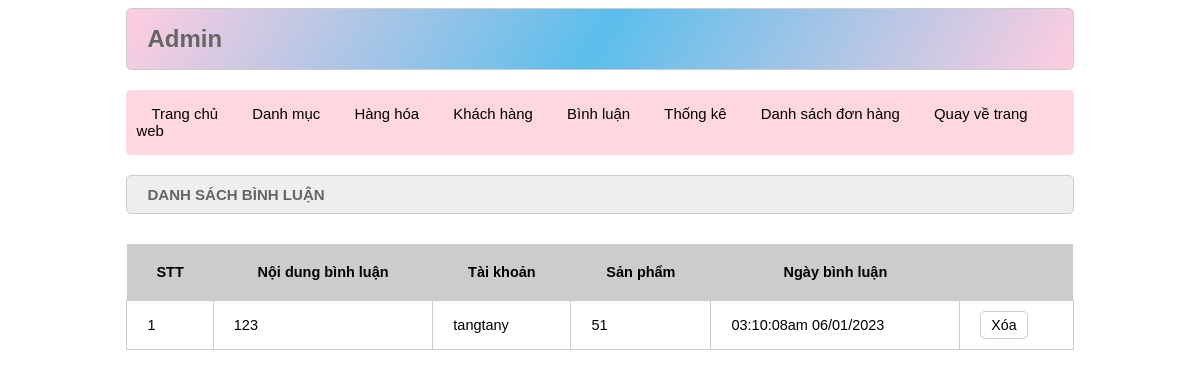
Page /admin/index.php?act=dsbl (signed in) on the committed database.
### tables this page shows
CREATE TABLE `binhluan` (
  `id` int(10) NOT NULL,
  `noidung` varchar(255) NOT NULL,
  `iduser` int(10) NOT NULL,
  `idpro` int(10) NOT NULL,
  `ngaybinhluan` varchar(30) NOT NULL
);

CREATE TABLE `taikhoan` (
  `id` int(10) NOT NULL,
  `user` varchar(50) NOT NULL,
  `pass` varchar(50) NOT NULL,
  `email` varchar(255) NOT NULL,
  `address` varchar(255) DEFAULT NULL,
  `tel` varchar(20) DEFAULT NULL,
  `role` tinyint(4) NOT NULL DEFAULT 0 COMMENT '0. Nguoi dung 1. Admin',
  `name` varchar(35) NOT NULL,
  `user_status` tinyint(1) DEFAULT 1 COMMENT '1. Hoat dong 0. Vo hieu hoa'
);

CREATE TABLE `sanpham` (
  `id` int(11) NOT NULL,
  `name` varchar(255) NOT NULL,
  `price` varchar(35) NOT NULL,
  `img` varchar(255) DEFAULT NULL,
  `mota` text DEFAULT NULL,
  `luotxem` int(11) DEFAULT 0,
  `iddm` int(11) NOT NULL,
  `soluong` int(11) DEFAULT 0
);

### model/pdo.php (called while the page is built, shortened)
<?php
$host = 'doanmau.azurewebsites.net';
$dbname = 'doanmau';
$username = 'chvuiwsvzy';
$password = 'Dungpro7502.';
function pdo_get_connection(){
    global $host, $dbname, $username, $password;
    $dburl = "mysql:host={$host};dbname={$dbname};charset=utf8";
    $conn = new PDO($dburl, $username, $password);
    $conn->setAttribute(PDO::ATTR_ERRMODE, PDO::ERRMODE_EXCEPTION);
    return $conn;
}
function pdo_query($sql){
    $sql_args = array_slice(func_get_args(), 1);
    try{
        $conn = pdo_get_connection();
        $stmt = $conn->prepare($sql);
        $stmt->execute($sql_args);
        $rows = $stmt->fetchAll();
        return $rows;
    }
    catch(PDOException $e){
        throw $e;
    }
    finally{
        unset($conn);
    }
}

### model/binhluan.php (called while the page is built, shortened)
<?php
    function loadall_binhluan() {
        $sql="select * from binhluan bl
        inner join taikhoan tk on tk.id = bl.iduser
        inner join sanpham sp on sp.id=bl.idpro
        order by bl.ngaybinhluan desc";
        $listbl=pdo_query($sql);
        return $listbl;
    }
?>

### admin/binhluan/list.php (the view, shortened to what this page needs)
<div class="row">
            <div class="row frmtitle">
                <H1>DANH SÁCH BÌNH LUẬN</H1>
            </div>
            <div class="row frmcontent">
                <div class="row mb10 frmdsloai">
                    <table>
                        <tr>
                            <th>STT</th>
                            <th>Nội dung bình luận</th>
                            <th>Tài khoản</th></th>
                            <th>Sản phẩm</th>
                            <th>Ngày bình luận</th>
                            <th></th>
                        </tr>
                        <?php
                            $stt=0;
                            foreach ($listbinhluan as $binhluan) {
                                extract($binhluan);
                                $xoabl="index.php?act=xoabl&id=".$binhluan[0];
                                echo '<tr>
                                        <td>'.++$stt.'</td>
                                        <td>'.$noidung.'</td>
                                        <td>'.$binhluan[6].'</td>
                                        <td>'.$binhluan[14].'</td>
                                        <td>'.$ngaybinhluan.'</td>
                                        <td><a href="'.$xoabl.'"><input type="button" value="Xóa"></a></td>
                                    </tr>';
                            }
                        ?>
                    </table>
                </div>
            </div>
        </div>

### view/css/style.css (style rules this page uses)
* { box-sizing: border-box; font-family: sans-serif; font-size: 99%; }
.row { float: left; width: 100%; }
.mb10 { margin-bottom: 10px; }
.formtaikhoan input[type="submit"], .frmcontent input[type="submit"], .frmcontent input[type="reset"], .formtaikhoan input[type="reset"], .frmcontent input[type="button"] { border-radius: 5px; padding: 5px 10px; background-color: white; border: 1px #CCC solid; }
.frmtitle { background-color: #EEE; border: 1px #CCC solid; color: #666; border-radius: 5px; padding: 0px 20px; margin-bottom: 10px; }
.frmcontent { padding: 20px 0px; }
.frmdsloai table { width: 100%; border-collapse: collapse; }
.frmdsloai table th { padding: 20px; background-color: #CCC; }
.frmdsloai table td { padding: 10px 20px; border: 1px #CCC solid; }
.cart table,td { border: 1px solid rgb(133, 130, 130); padding: 10px; }

### rows in the picture
binhluan: noidung "123", iduser.user "tangtany", idpro "51", ngaybinhluan "03:10:08am 06/01/2023"
